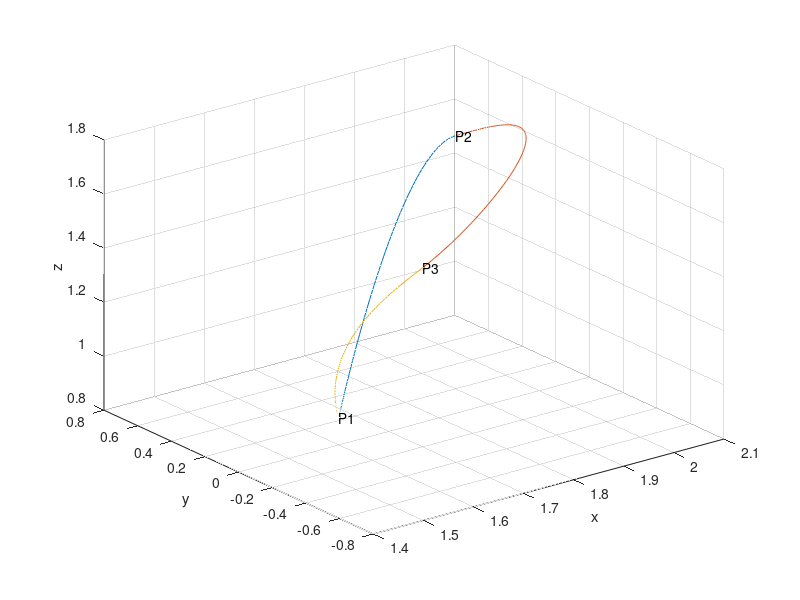

Reproduce this figure in MATLAB.
clc
clear all
close all

%% Coordinates
P1=[1.6 0 0.9];
P2=[2 0.5 1.6];
P3=[1.6 -0.5 1.6];
P4=[1.6 0 0.9];
T0=0;
T1=1;
T2=2;
T3=3;

%% P1
x1=P1(1);
x1dot=0;
x1dotdot=0;

y1=P1(2);
y1dot=0;
y1dotdot=0;

z1=P1(3);
z1dot=0;
z1dotdot=0;

%% P2
x2=P2(1);
x2dot=0.5;
x2dotdot=0.010;

y2=P2(2);
y2dot=0.010;
y2dotdot=0.010;

z2=P2(3);
z2dot=0.010;
z2dotdot=0.010;

%% P3
x3=P3(1);
x3dot=-0.55;
x3dotdot=0;

y3=P3(2);
y3dot=0.05;
y3dotdot=0;

z3=P3(3);
z3dot=-0.55;
z3dotdot=0;

%% P4
x4=P4(1);
x4dot=0;
x4dotdot=0;

y4=P4(2);
y4dot=0;
y4dotdot=0;

z4=P4(3);
z4dot=0;
z4dotdot=0;


%% Path Generator
t1=[T0:0.01:T1];
t2=[T1:0.01:T2];
t3=[T2:0.01:T3];

Step=0.1;
Counter=1;

X1=[x1
    x1dot
    x1dotdot
    x2
    x2dot];

X2=[x2
    x2dot
    x2dotdot
    x3
    x3dot];

X3=[x3
    x3dot
    x3dotdot
    x4
    x4dot
    x4dotdot];


Y1=[y1
    y1dot
    y1dotdot
    y2
    y2dot];

Y2=[y2
    y2dot
    y2dotdot
    y3
    y3dot];

Y3=[y3
    y3dot
    y3dotdot
    y4
    y4dot
    y4dotdot];


Z1=[z1
    z1dot
    z1dotdot
    z2
    z2dot];
Z2=[z2
    z2dot
    z2dotdot
    z3
    z3dot];
Z3=[z3
    z3dot
    z3dotdot
    z4
    z4dot
    z4dotdot];



F1=[1   T0  T0.^2    T0.^3    T0.^4
    0   1   2*T0     3*T0.^2  4*T0.^3
    0   0   2        6*T0     12*T0.^2
    1   T1  T1.^2    T1.^3    T1.^4
    0   1   2*T1     3*T1.^2  4*T1.^3];

F2=[1   T1  T1.^2    T1.^3    T1.^4    
    0   1   2*T1     3*T1.^2  4*T1.^3  
    0   0   2        6*T1     12*T1.^2 
    1   T2  T2.^2    T2.^3    T2.^4    
    0   1   2*T2     3*T2.^2  4*T2.^3];  


F3=[1   T2  T2.^2    T2.^3    T2.^4    T2.^5
    0   1   2*T2     3*T2.^2  4*T2.^3  5*T2.^4
    0   0   2        6*T2     12*T2.^2 20*T2.^3
    1   T3  T3.^2    T3.^3    T3.^4    T3.^5
    0   1   2*T3     3*T3.^2  4*T3.^3  5*T3.^4
    0   0   2        6*T3     12*T3.^2 20*T3.^3];

CX1=inv(F1)*X1;
CY1=inv(F1)*Y1;
CZ1=inv(F1)*Z1;

CX2=inv(F2)*X2;
CY2=inv(F2)*Y2;
CZ2=inv(F2)*Z2;

CX3=inv(F3)*X3;
CY3=inv(F3)*Y3;
CZ3=inv(F3)*Z3;


p1X=CX1(1)+CX1(2)*t1+CX1(3)*t1.^2+CX1(4)*t1.^3+CX1(5)*t1.^4;
p1Y=CY1(1)+CY1(2)*t1+CY1(3)*t1.^2+CY1(4)*t1.^3+CY1(5)*t1.^4;
p1Z=CZ1(1)+CZ1(2)*t1+CZ1(3)*t1.^2+CZ1(4)*t1.^3+CZ1(5)*t1.^4;

p2X=CX2(1)+CX2(2)*t2+CX2(3)*t2.^2+CX2(4)*t2.^3+CX2(5)*t2.^4;
p2Y=CY2(1)+CY2(2)*t2+CY2(3)*t2.^2+CY2(4)*t2.^3+CY2(5)*t2.^4;
p2Z=CZ2(1)+CZ2(2)*t2+CZ2(3)*t2.^2+CZ2(4)*t2.^3+CZ2(5)*t2.^4;

p3X=CX3(1)+CX3(2)*t3+CX3(3)*t3.^2+CX3(4)*t3.^3+CX3(5)*t3.^4+CX3(6)*t3.^5;
p3Y=CY3(1)+CY3(2)*t3+CY3(3)*t3.^2+CY3(4)*t3.^3+CY3(5)*t3.^4+CY3(6)*t3.^5;
p3Z=CZ3(1)+CZ3(2)*t3+CZ3(3)*t3.^2+CZ3(4)*t3.^3+CZ3(5)*t3.^4+CZ3(6)*t3.^5;

TimeResults=[t1 t2 t3];

XResults=[p1X p2X p3X];
YResults=[p1Y p2Y p3Y];
ZResults=[p1Z p2Z p3Z];

Results=[t1 t2 t3
        p1X p2X p3X
        p1Y p2Y p3Y
        p1Z p2Z p3Z];
    
plot3(p1X,p1Y,p1Z);
hold on;
plot3(p2X,p2Y,p2Z);
plot3(p3X,p3Y,p3Z);
grid;
xlabel('x')
ylabel('y')
zlabel('z')

% plot3(1600,0,900,'marker', 'x')
text(1.6,0,0.9,'P1')
% hold on
% plot3(2000,500,1600,'marker', 'x')
text(2,0.5,1.6,'P2')
% hold on
% plot3(1600,-500,1600,'marker', 'x')
text(1.6,-0.5,1.6,'P3')
% grid on